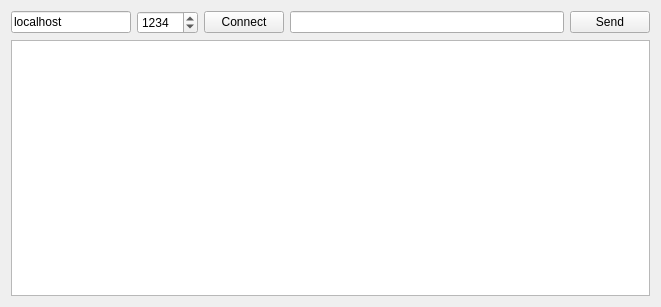
<?xml version="1.0" encoding="UTF-8"?>
<ui version="4.0">
 <class>MainWindow</class>
 <widget class="QMainWindow" name="MainWindow">
  <property name="geometry">
   <rect>
    <x>0</x>
    <y>0</y>
    <width>661</width>
    <height>307</height>
   </rect>
  </property>
  <property name="windowTitle">
   <string>MainWindow</string>
  </property>
  <widget class="QWidget" name="centralWidget">
   <layout class="QVBoxLayout" name="verticalLayout">
    <item>
     <layout class="QHBoxLayout" name="horizontalLayout"/>
    </item>
    <item>
     <layout class="QHBoxLayout" name="horizontalLayout_2">
      <item>
       <widget class="QLineEdit" name="lineHost">
        <property name="maximumSize">
         <size>
          <width>120</width>
          <height>16777215</height>
         </size>
        </property>
        <property name="text">
         <string>localhost</string>
        </property>
       </widget>
      </item>
      <item>
       <widget class="QSpinBox" name="spinPort">
        <property name="suffix">
         <string/>
        </property>
        <property name="prefix">
         <string/>
        </property>
        <property name="minimum">
         <number>1</number>
        </property>
        <property name="maximum">
         <number>99999</number>
        </property>
        <property name="value">
         <number>1234</number>
        </property>
        <property name="displayIntegerBase">
         <number>10</number>
        </property>
       </widget>
      </item>
      <item>
       <widget class="QPushButton" name="buttonConnect">
        <property name="text">
         <string>Connect</string>
        </property>
       </widget>
      </item>
      <item>
       <widget class="QLineEdit" name="lineData"/>
      </item>
      <item>
       <widget class="QPushButton" name="buttonSend">
        <property name="text">
         <string>Send</string>
        </property>
       </widget>
      </item>
     </layout>
    </item>
    <item>
     <widget class="QTextEdit" name="textLog">
      <property name="font">
       <font>
        <family>Consolas</family>
        <pointsize>9</pointsize>
       </font>
      </property>
     </widget>
    </item>
   </layout>
  </widget>
 </widget>
 <layoutdefault spacing="6" margin="11"/>
 <resources/>
 <connections/>
</ui>
